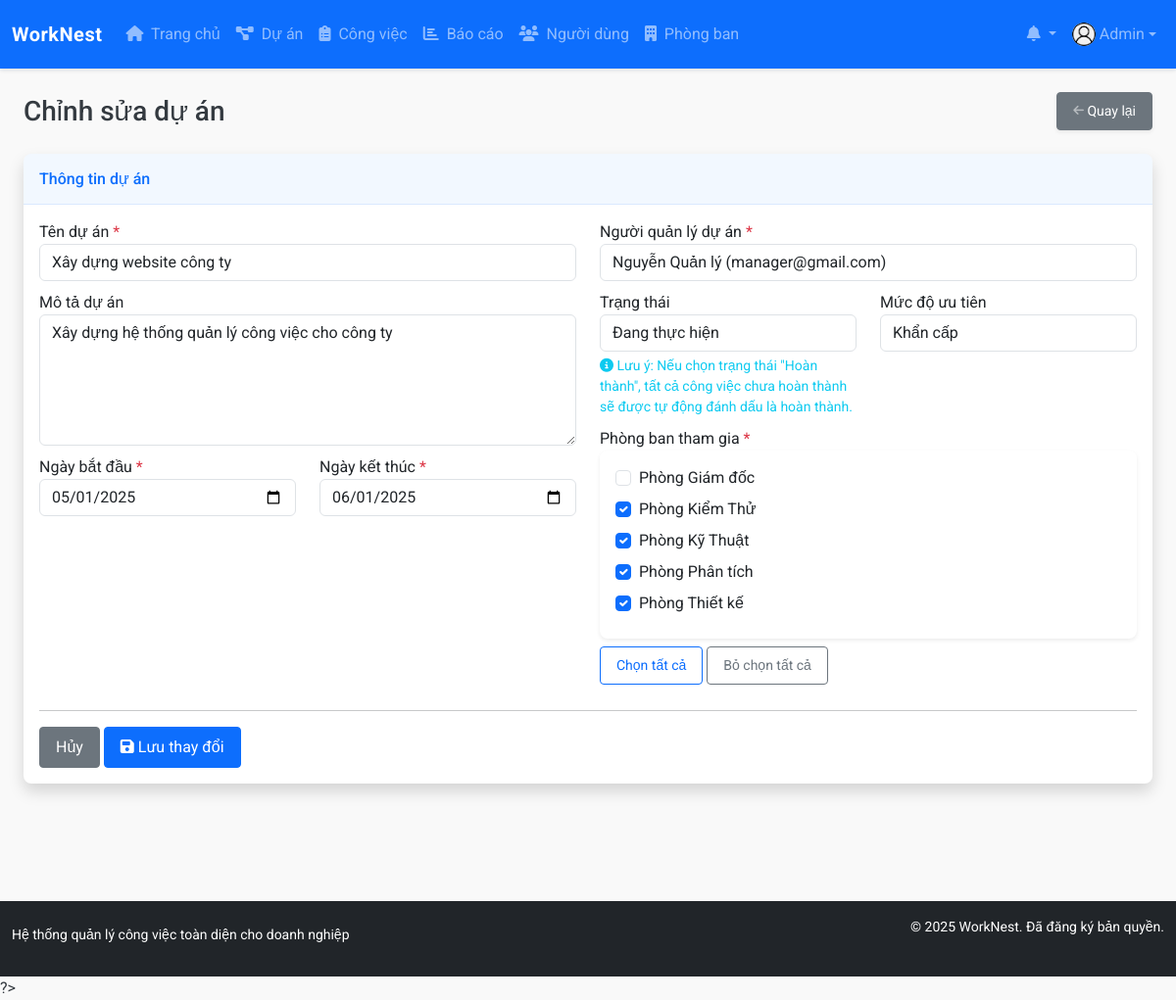
Page /modules/projects/edit.php?id=1 (signed in) on the committed database.
### tables this page shows
CREATE TABLE `users` (
  `id` int NOT NULL,
  `name` varchar(100) NOT NULL,
  `email` varchar(100) NOT NULL,
  `password` varchar(255) NOT NULL,
  `role` enum('admin','project_manager','department_manager','staff') NOT NULL DEFAULT 'staff',
  `department_id` int DEFAULT NULL,
  `phone` varchar(20) DEFAULT NULL,
  `avatar` varchar(255) DEFAULT 'assets/images/avatar-default.png',
  `created_at` datetime NOT NULL DEFAULT CURRENT_TIMESTAMP,
  `updated_at` datetime DEFAULT NULL ON UPDATE CURRENT_TIMESTAMP,
  `last_login` datetime DEFAULT NULL
);

CREATE TABLE `projects` (
  `id` int NOT NULL,
  `name` varchar(150) NOT NULL,
  `description` text,
  `start_date` date NOT NULL,
  `end_date` date NOT NULL,
  `status_id` tinyint(1) NOT NULL DEFAULT '1',
  `priority` tinyint(1) NOT NULL DEFAULT '2',
  `manager_id` int NOT NULL,
  `created_at` datetime NOT NULL DEFAULT CURRENT_TIMESTAMP,
  `updated_at` datetime DEFAULT NULL ON UPDATE CURRENT_TIMESTAMP
);

CREATE TABLE `departments` (
  `id` int NOT NULL,
  `name` varchar(100) NOT NULL,
  `description` text,
  `manager_id` int DEFAULT NULL,
  `created_at` datetime NOT NULL DEFAULT CURRENT_TIMESTAMP,
  `updated_at` datetime DEFAULT NULL ON UPDATE CURRENT_TIMESTAMP
);

### config/config.php (called while the page is built, shortened)
<?php
function is_logged_in() {
    return isset($_SESSION['user_id']);
}
function has_permission($required_role) {
    return $_SESSION['user_role'] === $required_role ||
           ($_SESSION['user_role'] === 'admin') ||
           ($required_role === 'department_manager' && $_SESSION['user_role'] === 'project_manager');
}
require_once ROOT_PATH . 'config/database.php';

### config/database.php (called while the page is built, shortened)
<?php
$conn = mysqli_connect(DB_HOST, DB_USER, DB_PASS, DB_NAME);
mysqli_set_charset($conn, "utf8mb4");
function query($sql) {
    global $conn;
    $result = mysqli_query($conn, $sql);
    return $result;
}
function fetch_array($result) {
    return mysqli_fetch_assoc($result);
}

### modules/projects/edit.php (the view, shortened to what this page needs)
<?php
require_once '../../config/config.php';
$project_id = (int)$_GET['id'];
$project_sql = "SELECT * FROM projects WHERE id = $project_id";
$project_result = query($project_sql);
$project = fetch_array($project_result);
$assigned_dept_sql = "SELECT department_id FROM project_departments WHERE project_id = $project_id";
$assigned_dept_result = query($assigned_dept_sql);
$assigned_departments = [];
while ($dept = fetch_array($assigned_dept_result)) {
    $assigned_departments[] = $dept['department_id'];
}
$manager_sql = "SELECT id, name, email FROM users WHERE role IN ('admin', 'project_manager') ORDER BY name";
$manager_result = query($manager_sql);
$department_sql = "SELECT id, name FROM departments ORDER BY name";
$department_result = query($department_sql);
$status_list = [
    1 => 'Chuẩn bị',
    2 => 'Đang thực hiện',
    3 => 'Hoàn thành',
    4 => 'Tạm dừng',
    5 => 'Đã hủy'
];
$priority_list = [
    1 => 'Thấp',
    2 => 'Trung bình',
    3 => 'Cao',
    4 => 'Khẩn cấp'
];
include_once '../../templates/header.php';
?>
<div class="container-fluid">
    <div class="d-sm-flex align-items-center justify-content-between mb-4">
        <h1 class="h3 mb-0 text-gray-800">Chỉnh sửa dự án</h1>
        <a href="view.php?id=<?php echo $project_id; ?>" class="d-none d-sm-inline-block btn btn-sm btn-secondary shadow-sm">
            <i class="fas fa-arrow-left fa-sm text-white-50"></i> Quay lại
        </a>
    </div>
    <div class="card shadow mb-4">
        <div class="card-header py-3">
            <h6 class="m-0 font-weight-bold text-primary">Thông tin dự án</h6>
        </div>
        <div class="card-body">
            <form action="" method="POST">
                <div class="row">
                    <div class="col-md-6">
                        <div class="form-group">
                            <label for="name">Tên dự án <span class="text-danger">*</span></label>
                            <input type="text" class="form-control" id="name" name="name" required
                                   value="<?php echo isset($_POST['name']) ? htmlspecialchars($_POST['name']) : htmlspecialchars($project['name']); ?>">
                        </div>
                        <div class="form-group">
                            <label for="description">Mô tả dự án</label>
                            <textarea class="form-control" id="description" name="description" rows="5"><?php echo isset($_POST['description']) ? htmlspecialchars($_POST['description']) : htmlspecialchars($project['description']); ?></textarea>
                        </div>
                        <div class="row">
                            <div class="col-md-6">
                                <div class="form-group">
                                    <label for="start_date">Ngày bắt đầu <span class="text-danger">*</span></label>
                                    <input type="date" class="form-control" id="start_date" name="start_date" required
                                           value="<?php echo isset($_POST['start_date']) ? $_POST['start_date'] : $project['start_date']; ?>">
                                </div>
                            </div>
                            <div class="col-md-6">
                                <div class="form-group">
                                    <label for="end_date">Ngày kết thúc <span class="text-danger">*</span></label>
                                    <input type="date" class="form-control" id="end_date" name="end_date" required
                                           value="<?php echo isset($_POST['end_date']) ? $_POST['end_date'] : $project['end_date']; ?>">
                                </div>
                            </div>
                        </div>
                    </div>
                    <div class="col-md-6">
                        <div class="form-group">
                            <label for="manager_id">Người quản lý dự án <span class="text-danger">*</span></label>
                            <select class="form-control" id="manager_id" name="manager_id" required>
                                <?php while ($manager = fetch_array($manager_result)): ?>
                                    <option value="<?php echo $manager['id']; ?>"
                                            <?php echo (isset($_POST['manager_id']) ? $_POST['manager_id'] : $project['manager_id']) == $manager['id'] ? 'selected' : ''; ?>>
                                        <?php echo $manager['name']; ?> (<?php echo $manager['email']; ?>)
                                    </option>
                                <?php endwhile; ?>
                            </select>
                        </div>
                        <div class="row">
                            <div class="col-md-6">
                                <div class="form-group">
                                    <label for="status_id">Trạng thái</label>
                                    <select class="form-control" id="status_id" name="status_id">
                                        <?php foreach ($status_list as $id => $name): ?>
                                            <option value="<?php echo $id; ?>"
                                                    <?php echo (isset($_POST['status_id']) ? $_POST['status_id'] : $project['status_id']) == $id ? 'selected' : ''; ?>>
                                                <?php echo $name; ?>
                                            </option>
                                        <?php endforeach; ?>
                                    </select>
                                    <?php if ($project['status_id'] != 3): ?>
                                    <div class="small text-info mt-1">
                                        <i class="fas fa-info-circle"></i> Lưu ý: Nếu chọn trạng thái "Hoàn thành", tất cả công việc chưa hoàn thành sẽ được tự động đánh dấu là hoàn thành.
                                    </div>
                                    <?php endif; ?>
                                </div>
                            </div>
                            <div class="col-md-6">
                                <div class="form-group">
                                    <label for="priority">Mức độ ưu tiên</label>
                                    <select class="form-control" id="priority" name="priority">
                                        <?php foreach ($priority_list as $id => $name): ?>
                                            <option value="<?php echo $id; ?>"
                                                    <?php echo (isset($_POST['priority']) ? $_POST['priority'] : $project['priority']) == $id ? 'selected' : ''; ?>>
                                                <?php echo $name; ?>
                                            </option>
                                        <?php endforeach; ?>
                                    </select>
                                </div>
                            </div>
                        </div>
                        <div class="form-group" id="departments">
                            <label>Phòng ban tham gia <span class="text-danger">*</span></label>
                            <div class="card">
                                <div class="card-body" style="max-height: 200px; overflow-y: auto;">
                                    <?php
                                    $selected_departments = isset($_POST['departments']) ? $_POST['departments'] : $assigned_departments;
                                    mysqli_data_seek($department_result, 0);
                                    while ($department = fetch_array($department_result)):
                                    ?>
                                        <div class="form-check mb-2">
                                            <input type="checkbox" class="form-check-input"
                                                   id="dept-<?php echo $department['id']; ?>"
                                                   name="departments[]"
                                                   value="<?php echo $department['id']; ?>"
                                                   <?php echo in_array($department['id'], $selected_departments) ? 'checked' : ''; ?>>
                                            <label class="form-check-label" for="dept-<?php echo $department['id']; ?>">
                                                <?php echo $department['name']; ?>
                                            </label>
                                        </div>
                                    <?php endwhile; ?>
                                </div>
                            </div>
                            <div class="mt-2">
                                <button type="button" class="btn btn-sm btn-outline-primary" id="selectAllDepts">Chọn tất cả</button>
                                <button type="button" class="btn btn-sm btn-outline-secondary" id="deselectAllDepts">Bỏ chọn tất cả</button>
                            </div>
                        </div>
                    </div>
                </div>
                <hr>
                <div class="row">
                    <div class="col-md-12 text-right">
                        <a href="view.php?id=<?php echo $project_id; ?>" class="btn btn-secondary">Hủy</a>
                        <button type="submit" class="btn btn-primary">
                            <i class="fas fa-save"></i> Lưu thay đổi
                        </button>
                    </div>
                </div>
            </form>
        </div>
    </div>
</div>
<?php
include_once '../../templates/footer.php';
?>
?>

### templates/header.php (shortened to what this page needs)
<!DOCTYPE html>
<html lang="vi">
<head>
    <link href="https://cdn.jsdelivr.net/npm/bootstrap@5.3.0-alpha1/dist/css/bootstrap.min.css" rel="stylesheet">
    <link rel="stylesheet" href="https://cdnjs.cloudflare.com/ajax/libs/font-awesome/6.4.0/css/all.min.css">
    <link rel="stylesheet" href="<?php echo BASE_URL; ?>assets/css/style.css">
</head>
<body>
    <?php if (is_logged_in()): ?>
        <nav class="navbar navbar-expand-lg navbar-dark bg-primary sticky-top">
            <div class="container-fluid">
                <a class="navbar-brand d-flex align-items-center justify-content-evenly" href="<?php echo BASE_URL; ?>">
                    <span class="fw-bold">WorkNest</span>
                </a>
                <div class="collapse navbar-collapse" id="navbarNav">
                    <ul class="navbar-nav me-auto">
                        <li class="nav-item">
                            <a class="nav-link" href="<?php echo BASE_URL; ?>">
                                <i class="fas fa-home me-1"></i> Trang chủ
                            </a>
                        </li>
                        <?php if (has_permission('project_manager') || has_permission('department_manager')): ?>
                            <li class="nav-item">
                                <a class="nav-link" href="<?php echo BASE_URL; ?>modules/projects/">
                                    <i class="fas fa-project-diagram me-1"></i> Dự án
                                </a>
                            </li>
                        <?php endif; ?>
                        <li class="nav-item">
                            <a class="nav-link" href="<?php echo BASE_URL; ?>modules/tasks/">
                                <i class="fas fa-clipboard-list me-1"></i> Công việc
                            </a>
                        </li>
                        <?php if (has_permission('project_manager') || has_permission('department_manager')): ?>
                            <li class="nav-item">
                                <a class="nav-link" href="<?php echo BASE_URL; ?>modules/reports/">
                                    <i class="fas fa-chart-bar me-1"></i> Báo cáo
                                </a>
                            </li>
                        <?php endif; ?>
                        <?php if (has_permission('admin')): ?>
                            <li class="nav-item">
                                <a class="nav-link" href="<?php echo BASE_URL; ?>modules/users/">
                                    <i class="fas fa-users me-1"></i> Người dùng
                                </a>
                            </li>
                            <li class="nav-item">
                                <a class="nav-link" href="<?php echo BASE_URL; ?>modules/departments/">
                                    <i class="fas fa-building me-1"></i> Phòng ban
                                </a>
                            </li>
                        <?php endif; ?>
                    </ul>
                    <ul class="navbar-nav">
                        <li class="nav-item dropdown">
                            <a class="nav-link dropdown-toggle position-relative" href="#" id="notificationsDropdown"
                                role="button" data-bs-toggle="dropdown" aria-expanded="false">
                                <i class="fas fa-bell"></i>
                            </a>
                        </li>
                        <li class="nav-item dropdown">
                            <a class="nav-link dropdown-toggle d-flex align-items-center justify-content-evenly" href="#" id="userDropdown"
                                role="button" data-bs-toggle="dropdown" aria-expanded="false">
                                <?php
                                $current_user_id = $_SESSION['user_id'];
                                $user_sql = "SELECT * FROM users WHERE id = $current_user_id";
                                $user_result = query($user_sql);
                                $user_data = fetch_array($user_result);
                                ?>
                                <img src="<?php echo BASE_URL . $user_data['avatar']; ?>" class="rounded-circle me-1"
                                    alt="Avatar" style="width: 24px; height: 24px; object-fit: cover;">
                                <span class="d-none d-lg-inline-block"><?php echo $user_data['name']; ?></span>
                            </a>
                        </li>
                    </ul>
                </div>
            </div>
        </nav>
    <?php endif; ?>
    <div class="container-fluid mt-4 pb-5">

### rows in the picture
users: avatar (placeholder picture), name "Admin"
projects: name "Xây dựng website công ty", description "Xây dựng hệ thống quản lý công việc cho công ty", start_date "05/01/2025", end_date "06/01/2025", manager_id "Nguyễn Quản lý (manager@gmail.com)", status_id "Đang thực hiện", priority "Khẩn cấp"
departments: name "Phòng Giám đốc"
departments: id "☑", name "Phòng Kiểm Thử"
departments: id "☑", name "Phòng Kỹ Thuật"
departments: id "☑", name "Phòng Phân tích"
departments: id "☑", name "Phòng Thiết kế"
